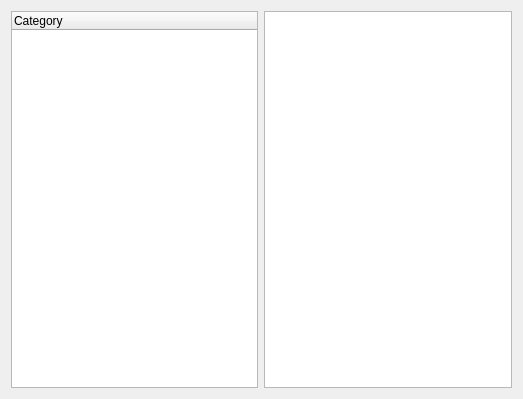
<?xml version="1.0" encoding="UTF-8"?>
<ui version="4.0">
 <class>MainWindow</class>
 <widget class="QMainWindow" name="MainWindow">
  <property name="geometry">
   <rect>
    <x>0</x>
    <y>0</y>
    <width>523</width>
    <height>399</height>
   </rect>
  </property>
  <property name="windowTitle">
   <string>MainWindow</string>
  </property>
  <widget class="QWidget" name="centralWidget">
   <layout class="QHBoxLayout" name="horizontalLayout">
    <item>
     <layout class="QVBoxLayout" name="verticalLayout">
      <item>
       <widget class="QTreeWidget" name="treeWidget">
        <column>
         <property name="text">
          <string>Category</string>
         </property>
        </column>
       </widget>
      </item>
     </layout>
    </item>
    <item>
     <layout class="QVBoxLayout" name="verticalLayout_2">
      <item>
       <widget class="QTableWidget" name="tableWidget"/>
      </item>
     </layout>
    </item>
   </layout>
  </widget>
 </widget>
 <layoutdefault spacing="6" margin="11"/>
 <resources/>
 <connections/>
</ui>
